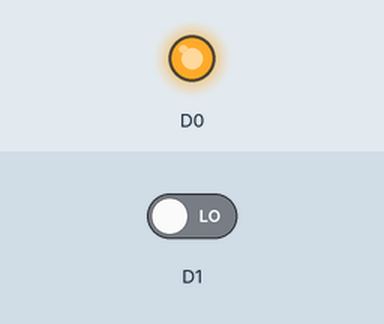
Bench run of a sketch on a simulated ESP8266 (NodeMCU). Parts: output pins drawn as LEDs (lit = HIGH). The test bench sets the inputs (shaded band); at power-on: D1 LOW.

Above: at 1.2 s.
1.3 s: D1 driven HIGH
At 2.5 s:
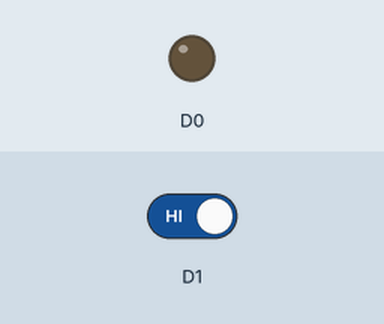
2.8 s: D1 driven LOW
At 3.6 s:
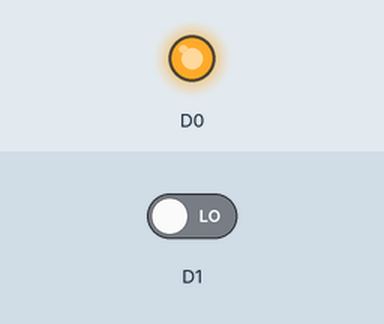
Timing chart, 0 to 5.8 s (numbered marks = the images above; inputs shaded):
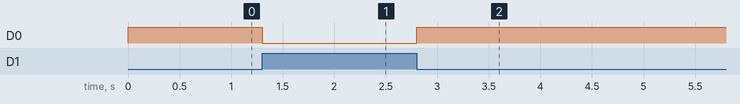

The sketch:

button.ino
```cpp
void setup() {
  pinMode(D1, INPUT);
  pinMode(D0, OUTPUT);
}

void loop() {
  digitalWrite(D0, !digitalRead(D1));
}
```

Measured:
- after the input at 1.3 s, D0: HIGH → LOW at once
- after the input at 2.8 s, D0: LOW → HIGH at once
